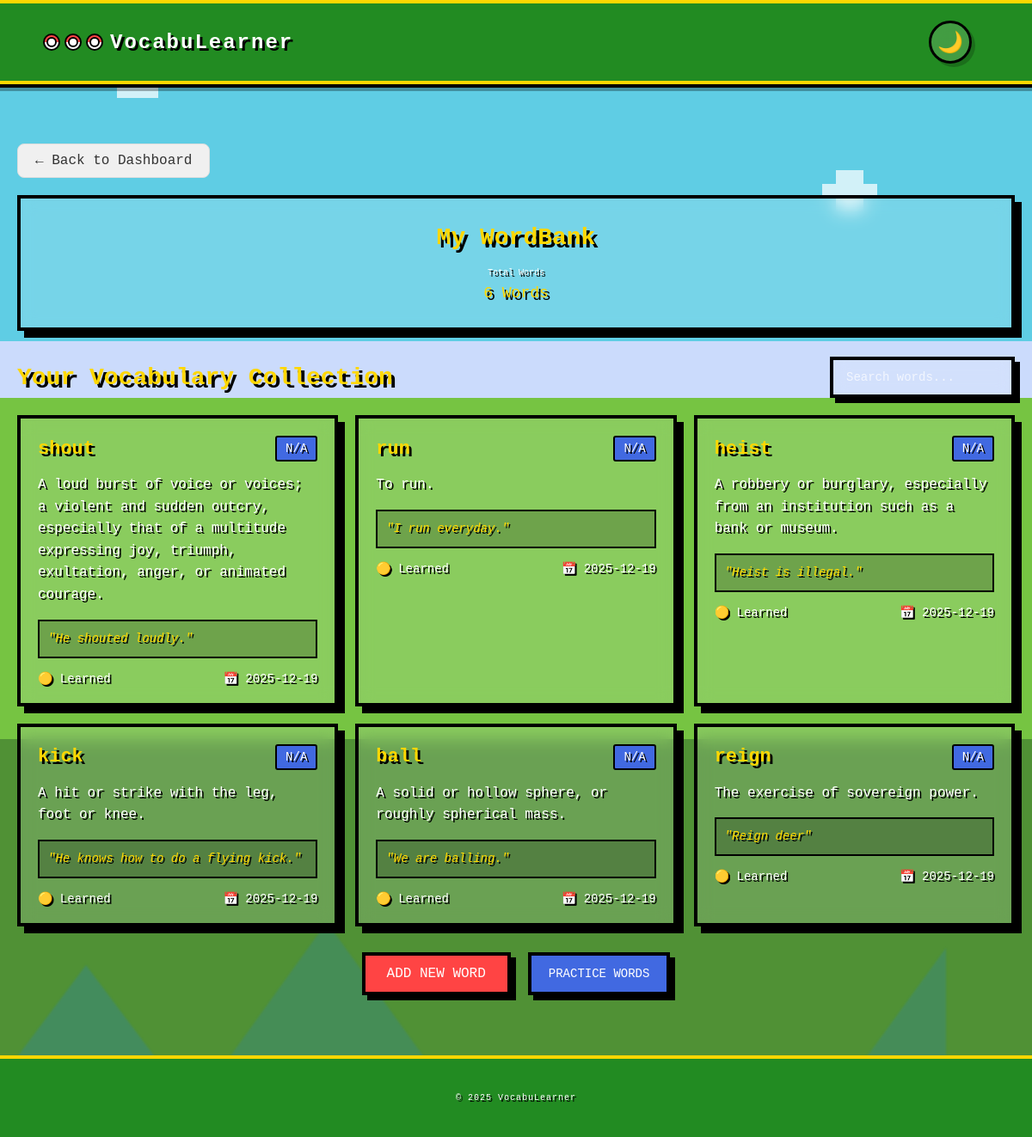
The page /wordbank (signed in) on the database its author committed.
### models.py (models this page shows)
class UserWords(db.Model):
    user_word_id = db.Column(db.Integer, primary_key=True)
    user_id = db.Column(db.Integer, db.ForeignKey('user_acc.user_id'), nullable=False)
    word_id = db.Column(db.Integer, db.ForeignKey('vocabulary.word_id'), nullable=False)
    date_learned = db.Column(db.DateTime, default=datetime.utcnow)

class Vocabulary(db.Model):
    word_id = db.Column(db.Integer, primary_key=True)
    word = db.Column(db.String(100), nullable=False)
    definition = db.Column(db.Text)
    example_sentence = db.Column(db.Text)
    category = db.Column(db.String(50))
    points_value = db.Column(db.Integer, default=10)
    is_word_of_day = db.Column(db.Boolean, default=False)

### Main.py (the view)
@app.route("/wordbank")
@login_required
def wordbank():
    user = get_current_user()
    ph_tz = pytz.timezone('Asia/Manila')
    user_words = (
        db.session.query(UserWords, Vocabulary)
        .join(Vocabulary, UserWords.word_id == Vocabulary.word_id)
        .filter(UserWords.user_id == user.user_id)
        .order_by(UserWords.date_learned.desc())  # Sort by most recent
        .all()
    )
    words_with_ph_time = []
    for user_word, vocab in user_words:
        if user_word.date_learned:
            if user_word.date_learned.tzinfo is None:
                date_utc = pytz.utc.localize(user_word.date_learned)
            else:
                date_utc = user_word.date_learned
            date_ph = date_utc.astimezone(ph_tz)
            date_str = date_ph.strftime('%Y-%m-%d')
        else:
            date_str = "Unknown"
        words_with_ph_time.append((user_word, vocab, date_str))
    return render_template("wordbank.html", words=words_with_ph_time)

### Main.py (called while the page is built)
def login_required(f):
    @wraps(f)
    def decorated_function(*args, **kwargs):
        if 'user_id' not in session:
            flash("Please log in to access this page.", "warning")
            return redirect(url_for('login'))
        return f(*args, **kwargs)
    return decorated_function

def get_current_user():
    if 'user_id' in session:
        return UserAcc.query.get(session['user_id'])
    return None

### Templates/wordbank.html (shortened to what this page needs)
{% extends 'base.html' %}
{% block content %}
    {% block logo_link %}
        <a href="{{ url_for('dashboard') }}" class="logo-link">
            <div class="logo-icon">
                <div class="pokeball-mini"></div>
                <div class="pokeball-mini"></div>
                <div class="pokeball-mini"></div>
            </div>
            VocabuLearner
        </a>
    {% endblock %}
    <div class="dashboard-container">
        <div class="back-button-container">
            <a href="{{ url_for('dashboard') }}" class="back-button">
                ← Back to Dashboard
            </a>
        </div>
        <div class="welcome-section">
            <h1>My WordBank</h1>
            <div class="welcome-stats">
                <div class="stat-item">
                    <span class="label">Total Words</span>
                    <span class="value">{{ words|length }} Words</span>
                </div>
            </div>
        </div>
        <div class="wordbank-header">
            <h2 class="wordbank-title">Your Vocabulary Collection</h2>
            <div class="search-filter-container">
                <input type="text" class="search-box" placeholder="Search words..." id="searchInput">
            </div>
        </div>
        <div class="words-grid" id="wordsGrid">
            {% for user_word, vocab, ph_date in words %}
            <div class="word-card2"
                onclick="openWordModal('{{ vocab.word }}',
                                '{{ vocab.definition }}',
                                '{{ vocab.example_sentence }}',
                                '{{ ph_date }}',
                                '{{ vocab.word_id }}')">
            <div class="word-header">
                            <h3 class="word-text">{{ vocab.word }}</h3>
                            <span class="word-type">{{ vocab.category or "N/A" }}</span>
                        </div>
                        <p class="word-definition">{{ vocab.definition }}</p>
                        <div class="word-example">"{{ vocab.example_sentence }}"</div>
                        <div class="word-stats">
                            <span>🟡 Learned</span>
                            <span>📅 {{ ph_date }}</span>
                        </div>
                    </div>
                {% endfor %}
            </div>
        <div class="wordbank-actions">
            <button class="btn-primary1" onclick="window.location.href='/add_word'">ADD NEW WORD</button>
            <button class="btn-secondary1" onclick="window.location.href='/review'">PRACTICE WORDS</button>
        </div>
    </div>
    <footer class="footer">
        <p>© 2025 VocabuLearner</p>
    </footer>
{% endblock %}

### Templates/wordbank.html (style rules this page uses)
.back-button-container { margin-bottom: 20px; }
.back-button { display: inline-flex; align-items: center; padding: 10px 20px; background-color: #f0f0f0; color: #333; text-decoration: none; border-radius: 8px; font-weight: 500; transition: all 0.3s ease; border: 1px solid #ddd; }

### rows shown on the page
UserWords: word "shout", category "N/A", definition "A loud burst of voice or voices; a violent and sudden outcry, especially that of a multitude expressing joy, triumph, exultation, anger, or animated courage.", example_sentence "He shouted loudly.", date_learned "2025-12-19"
UserWords: word "run", category "N/A", definition "To run.", example_sentence "I run everyday.", date_learned "2025-12-19"
UserWords: word "heist", category "N/A", definition "A robbery or burglary, especially from an institution such as a bank or museum.", example_sentence "Heist is illegal.", date_learned "2025-12-19"
UserWords: word "kick", category "N/A", definition "A hit or strike with the leg, foot or knee.", example_sentence "He knows how to do a flying kick.", date_learned "2025-12-19"
UserWords: word "ball", category "N/A", definition "A solid or hollow sphere, or roughly spherical mass.", example_sentence "We are balling.", date_learned "2025-12-19"
UserWords: word "reign", category "N/A", definition "The exercise of sovereign power.", example_sentence "Reign deer", date_learned "2025-12-19"

### other values the page prints
{{ words|length }} "6"
